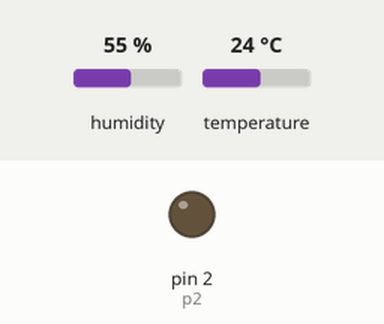
Simulated run of this program. Board: MicroPython board. Shown: output pins drawn as LEDs (lit = HIGH). The inputs (shaded band) are chosen by the test bench; at power-on: humidity 55 %, temperature 24 °C. Web requests get an empty 200 reply after 0.4 s; what the program prints to the serial console is not drawn.

Above: at 0.1 s.
At 5.1 s:
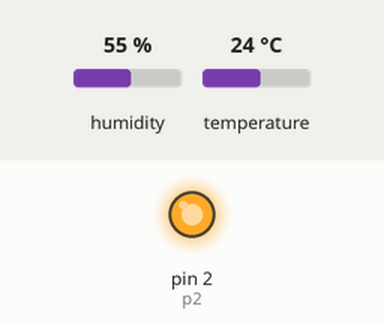
Timing chart, 0 to 6.6 s (numbered marks = the images above):
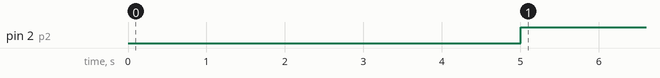

The program:

main______.py
```python
import network
import utime
import urequests
import dht
import machine
from machine import Pin
import time
import os


pdcn = network.WLAN(network.STA_IF)
pdcn.active(True)
pdcn.connect('CMCC-pjrg', '18375324628')
utime.sleep(5)
if pdcn.isconnected():
    print("WiFi is connected %s."%pdcn.ifconfig()[0])
else:
    pdcn.active(False)
    utime.sleep(5)
    print("WiFi cannot connect.")

class AlarmSystem:
    def __init__(self):
        self.d = dht.DHT11(machine.Pin(5))

    def dht11(self):
        try:
            self.d.measure()
            return '温度:'+str(self.d.temperature())+'°C---湿度:'+str(self.d.humidity())+'%'

        except:
            return '0'

    def push(self, result):
        title = "小太阳提示您:注意天气变化保持健康心情"
        content = 'text='+title+'&'+'desp='+result
        url="https://sc.ftqq.com/SCU102184T62a17441b05f23c05e520523105c0f1b5eecbde27e488.send?%s" % content
        r = urequests.get(url)
        r.close()

p2=Pin(2,Pin.OUT)
a = AlarmSystem()

def SendData():
    p2.value(not p2.value())
    data_= a.dht11()
    if(data_!='0'):
        print(data_)
        a.push(data_)
    else:
        print('GET Data Fail')

if __name__ == '__main__':

    while True:
        SendData()
        time.sleep(300)
```

Measured:
- by itself, pin 2 (p2): LOW → HIGH at 5.0 s
